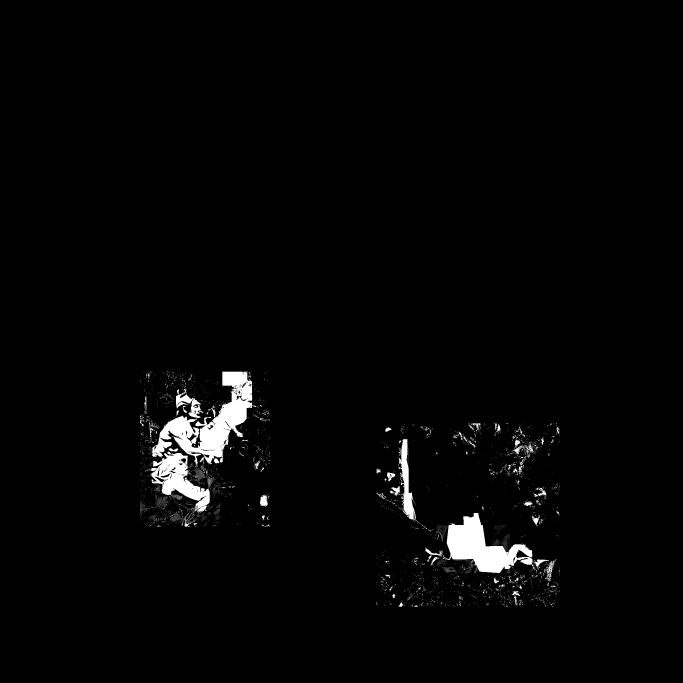
#> input picture outputs/fix3_repair/repair_mask.png, 2047 x 2047 px, given in place of demiurge_newmasks_white_green_pass.png, which was not available (shown at 1/3 size)
$ python composite_red_pass.py
#> lines starting #> are read from the running program, lines starting #| are printed output that depends on the picture; after the words box and inside, x2 and y2 are one past the last pixel; in counts of white or black regions, pixels touching at a corner belong together
from pathlib import Path
from PIL import Image
import numpy as np

root = Path(r"C:\Users\Keifm\Documents\Codex\2026-10-20\referenced-chatgpt-conversation-this-is-an")
out = root / "outputs"
base = Image.open(out / "demiurge_newmasks_white_green_pass.png").convert("RGB")
#> base is the input picture: PIL image 2047x2047 RGB; min 0, max 255, mean 5.5

repairs = [
    ("r1_upper_left", (250, 380, 850, 950), Path(r"C:\Users\Keifm\.codex\generated_images\01a15a97-5bc0-7f31-a5d7-7c3dd4b69193\exec-7410e509-9dce-4d9f-9b12-1dd913fc566f.png")),
    ("r2_middle", (850, 1050, 1500, 1660), Path(r"C:\Users\Keifm\.codex\generated_images\01a15a97-5bc0-7f31-a5d7-7c3dd4b69193\exec-105cdb6b-2336-4c04-9ee8-28524176147d.png")),
    ("r3_lower_left", (0, 1300, 850, 2048), Path(r"C:\Users\Keifm\.codex\generated_images\01a15a97-5bc0-7f31-a5d7-7c3dd4b69193\exec-707dd08b-214d-4767-943b-a4d69881cacd.png")),
    ("r4_lower_right", (1250, 1200, 2048, 2048), Path(r"C:\Users\Keifm\.codex\generated_images\01a15a97-5bc0-7f31-a5d7-7c3dd4b69193\exec-30df75de-edcf-43c1-9493-decc798f7dc4.png")),
]

def match_tone(generated, original, mask):
    g = np.asarray(generated, dtype=np.float32)
    o = np.asarray(original, dtype=np.float32)
    m = np.asarray(mask, dtype=np.uint8) > 32
    if not m.any():
        return generated
    result = g.copy()
    for channel in range(3):
        source = g[..., channel][m]
        target = o[..., channel][m]
        source_std = max(float(source.std()), 1.0)
        target_std = max(float(target.std()), 1.0)
        result[..., channel] = (g[..., channel] - float(source.mean())) * (target_std / source_std) + float(target.mean())
    return Image.fromarray(np.clip(result, 0, 255).astype(np.uint8))

for name, box, generated_path in repairs:
    x0, y0, x1, y1 = box
    size = (x1 - x0, y1 - y0)
    generated = Image.open(generated_path).convert("RGB").resize(size, Image.Resampling.LANCZOS)
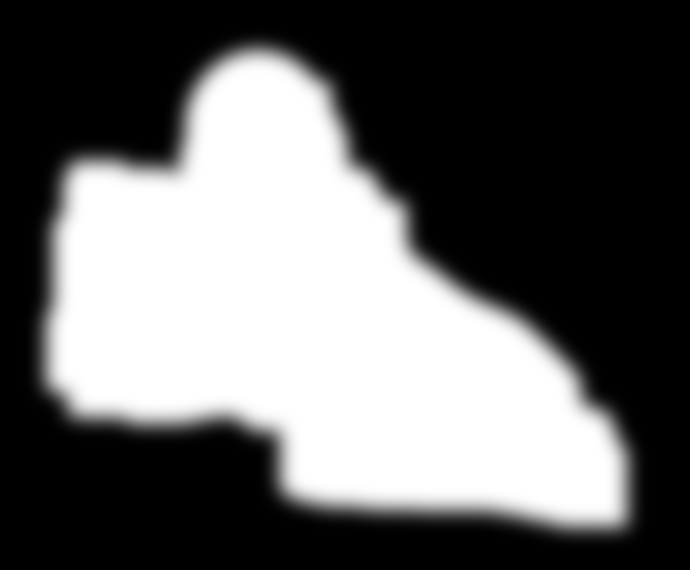
#> input picture outputs/mural_character_redesign/cyan_composite_mask.png, 690 x 570 px, given in place of exec-7410e509-9dce-4d9f-9b12-1dd913fc566f.png, which was not available
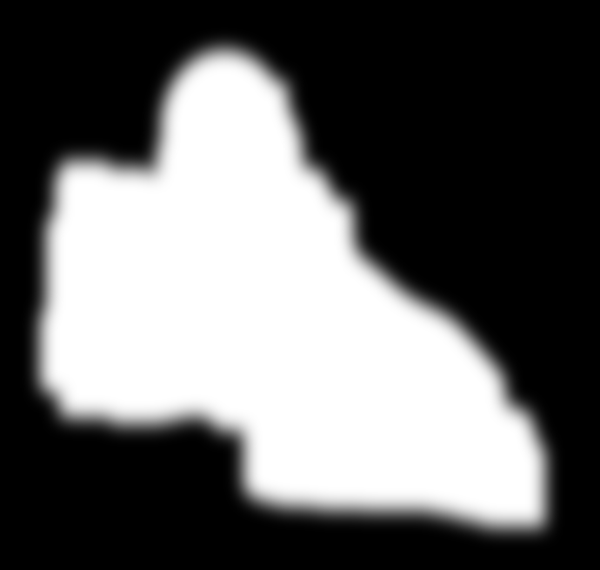
#> generated: PIL image 600x570 RGB; min 0, max 255, mean 101.3
    original = base.crop(box)
#> original: PIL image 600x570 RGB; every value is 0
    mask = Image.open(out / f"{name}_mask.png").convert("L")
#> mask is the input picture: PIL image 690x570 L; min 0, max 255, mean 101.3
    generated = match_tone(generated, original, mask)
#> in match_tone, `o = np.asarray(original, dtype=np.float32)`: o: shape (570, 600, 3) float32; every value is 0
#> in match_tone, `m = np.asarray(mask, dtype=np.uint8) > 32`:
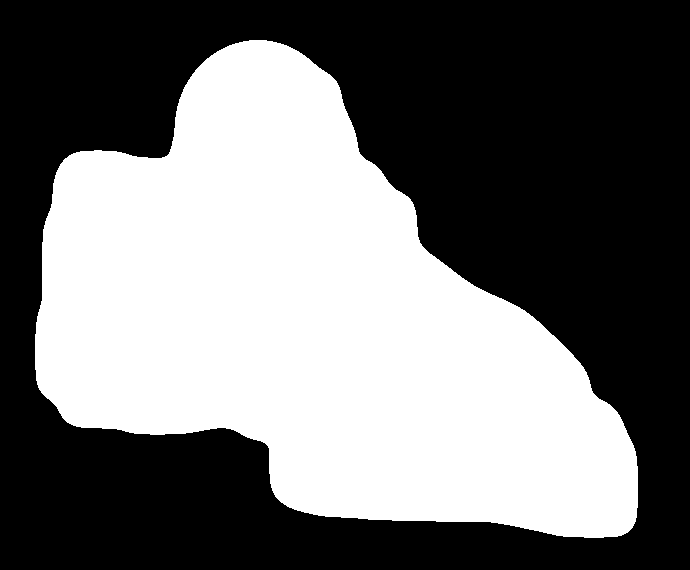
#> m: shape (570, 690) bool; 44.6% white; 1 white region, box (x1, y1, x2, y2) and area: (35, 40, 638, 538) 175384
#> (the run stopped early here; a loop or call above may not have finished)
